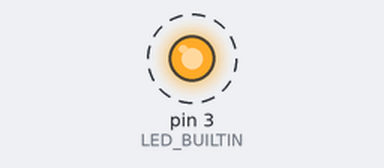
The sketch below on a simulated Arduino Uno, built with avr-gcc and run on an emulated ATmega328P. On the bench: output pins drawn as LEDs (lit = HIGH). Dashed ring = blinking. MIDI output is not drawn.

Above: at 0.12 s.
Timing chart, 0 to 3.0 s (numbered marks = the images above):
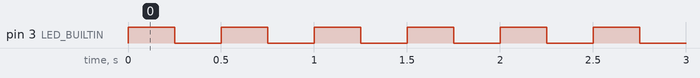

The sketch:

3-Basic_MIDI-IO.ino
```cpp
// Simple example of playing a fixed MIDI note on channel 1 in a tempo based on a fixed value
//by Michel Gutlich for the Resonant Frequencies workshop #1

#define LED_BUILTIN 3 // A led is attached to pin 3 to have some visual indication of what is happening

// We are goin to use the FortySevenEffects MIDI library. Make sure it downloaded and installed through the Library Manager
//https://github.com/FortySevenEffects/arduino_midi_library
#include <MIDI.h>

MIDI_CREATE_DEFAULT_INSTANCE(); //Create a standard instance of a hardware Serial Port MIDI device

int tempo = 500; // Declare the variable 'tempo' and give it the initial value of 1024;

int channel = 1; //The MIDI channel we are going to send messages to. Make this the channel number your synthesizer is set on. Or set the synthesizer to channel 1

int note = 42; //The note number we are going send

int velocity = 100; //The velocity ( volume) of the note we are going to send

void setup()
{
    pinMode(LED_BUILTIN, OUTPUT);    //Set the pin where the led is attached to as an output
    MIDI.begin(MIDI_CHANNEL_OMNI);   // Launch MIDI and listen on all channels
}

void loop()
{
    MIDI.read();            // Listen for incomming MIDI messages. It's a good thing to always implement this function in your own code

    digitalWrite(LED_BUILTIN, HIGH); //Turn the led on

    MIDI.sendNoteOn(note, velocity, channel);    // Send the note with a velocity on a channel

    delay(tempo/2);		    // Wait for half time the tempo ( in mSec)

    MIDI.sendNoteOff(note, 0, channel);  // Stop the note

    digitalWrite(LED_BUILTIN, LOW); //Turn off the led

    delay(tempo/2);	        // Wait for half time the tempo ( in mSec)

}
```

Measured:
- by itself, pin 3 (LED_BUILTIN): alternates HIGH for 0.25 s and LOW for 0.25 s
